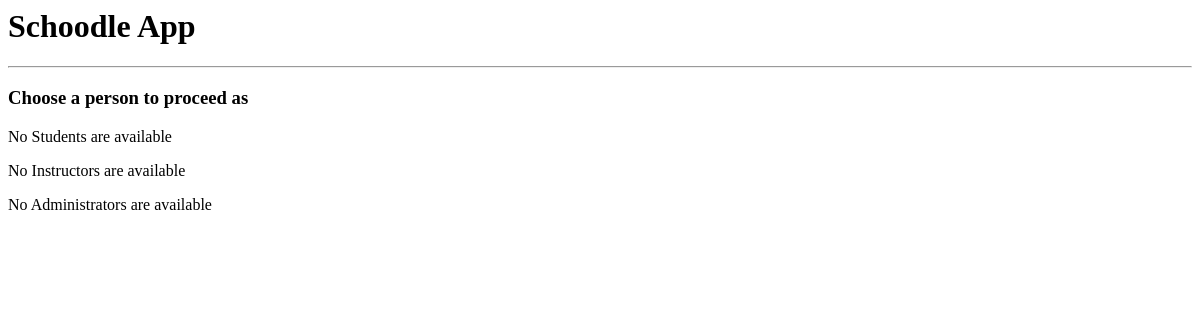
Before: /schoodle/ with the older database file.
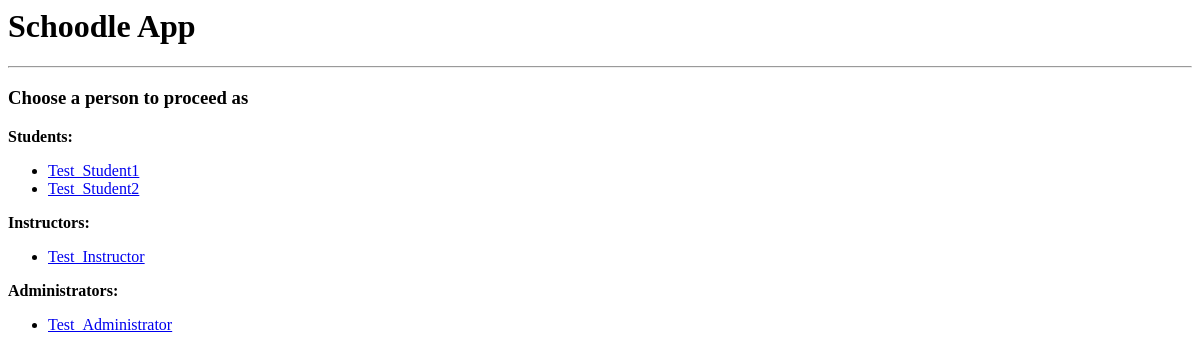
After: the same page with the newer database file.
### schoodle_app/models.py (models this page shows, shortened)
class Person(models.Model):
    name = models.CharField(max_length=200)
    courses = models.ManyToManyField(Course)

class Student(Person):
    grades = models.ManyToManyField(Grade)

class Person(models.Model):
    name = models.CharField(max_length=200)
    courses = models.ManyToManyField(Course)

class Instructor(Person):
    content = models.ManyToManyField(ContentItemCollection)

class Administrator(Person):
    def add_student(self,s,c):
        c.students.add(s)
        c.save()

### schoodle_app/views.py (the view)
# urls.py: urlpatterns = [path('', views.index, name='index'),
def index(request):
    students = Student.objects.all()
    instructors = Instructor.objects.all()
    admins = Administrator.objects.all()
    template = loader.get_template('schoodle_app/index.html')
    context = {"students":students,"instructors":instructors,"admins":admins}
    return HttpResponse(template.render(context,request))

### schoodle_app/templates/schoodle_app/index.html
<h1>Schoodle App</h1><hr>
<h3>Choose a person to proceed as</h3>
{%  if students %}
<p><b>Students:</b></p>
	<ul>
		{% for s in students %}
		<li><a href="/schoodle/student/{{ s.id }}">{{s.name}} </a></li>
		{% endfor %}
	</ul>
{% else %}
	<p> No Students are available</p>
{% endif %}
{%  if instructors %}
<p><b>Instructors:</b></p>
	<ul>
		{% for i in instructors %}
		<li><a href="/schoodle/instructor/{{ i.id }}">{{i.name}} </a></li>
		{% endfor %}
	</ul>
{% else %}
	<p> No Instructors are available</p>
{% endif %}
{%  if admins %}
<p><b>Administrators:</b></p>
	<ul>
		{% for a in admins %}
		<li><a href="/schoodle/admin/{{ a.id }}">{{a.name}} </a></li>
		{% endfor %}
	</ul>
{% else %}
	<p> No Administrators are available</p>
{% endif %}

Changed rows visible on the page:
added Student: name "Test_Student1"
added Student: name "Test_Student2"
added Instructor: name "Test_Instructor"
added Administrator: name "Test_Administrator"
Other visible differences:
text no longer shown: "No Students are available No Instructors are available No Administrators are available"
text now shown: "Students: Instructors: Administrators:"
